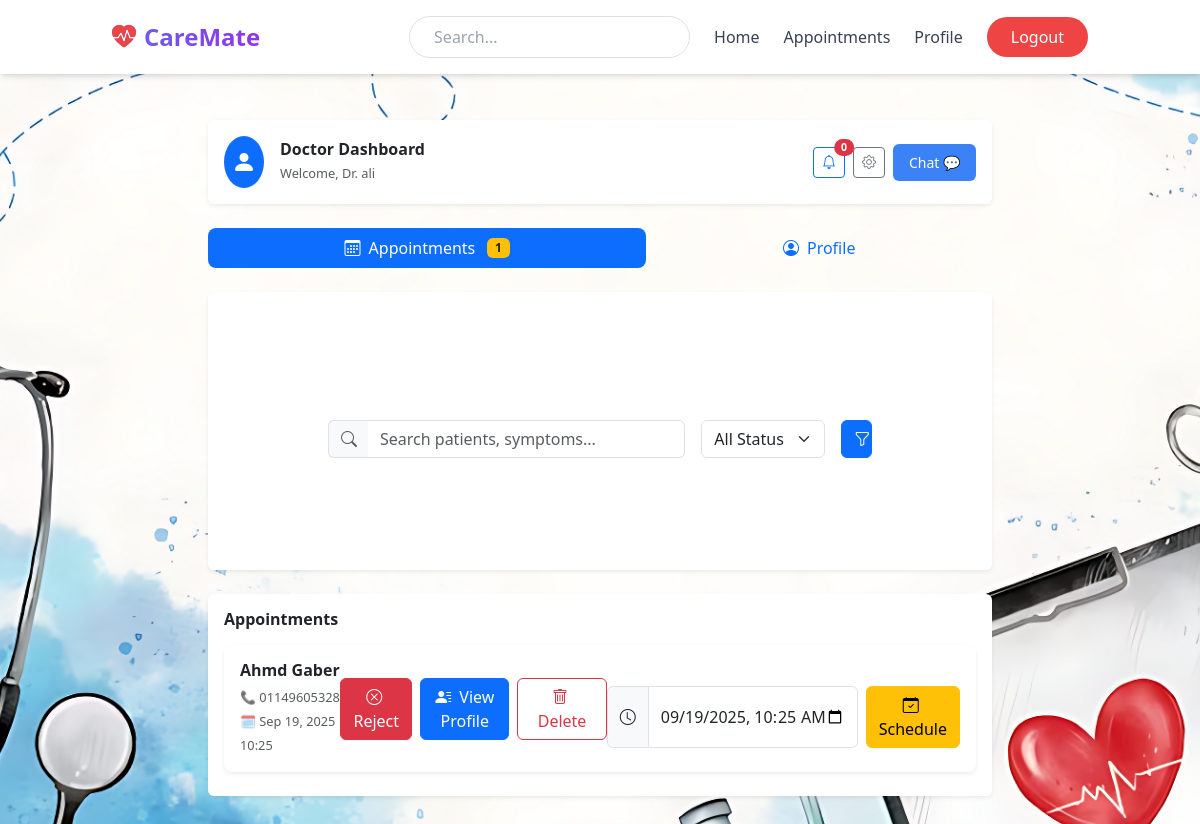
Page /dashboard/ (signed in) on the committed database.
### profile_users/models.py (models this page shows, shortened)
class DoctorProfile(models.Model):
    user = models.OneToOneField(User, on_delete=models.CASCADE, related_name="doctor")
    major = models.CharField(max_length=200,blank=True, null=True)
    major_description = models.CharField(max_length=500,blank=True, null=True)
    consultation_fee = models.DecimalField(max_digits=7, decimal_places=2,blank=True,null=True)
    work_start_time = models.TimeField(null=True, blank=True)
    work_end_time = models.TimeField(null=True, blank=True)
    location_medical_office = models.TextField(max_length=400,null=True,blank=True)
    phone_number = models.CharField(blank=True, null=True)
    bio = models.TextField(blank=True, null=True)
    profile_image = models.ImageField(default="doctors/doctor.jpeg",upload_to="doctors/", blank=True, null=True)

### user_account/models.py (models this page shows, shortened)
class User(AbstractUser):
     ROLE_CHOICES = [
        ('doctor', 'Doctor'),
        ('patient', 'Patient'),
    ]
     role = models.CharField(max_length=10, choices=ROLE_CHOICES)

### home/models.py (models this page shows, shortened)
class Reservation(models.Model):
     patient = models.ForeignKey(PatientProfile,on_delete=models.CASCADE)
     doctor = models.ForeignKey(DoctorProfile,on_delete=models.CASCADE)
     is_approved = models.BooleanField(default=False)
     appointment = models.DateTimeField(null=True,blank=True)
     name = models.CharField(max_length=100,)
     phone_number = models.CharField(max_length=60)

### dashboard/views.py (the view)
# urls.py: path('',DoctorDashBoard.as_view(),name='dashboard'),
@method_decorator(login_required(login_url='user_account:login'),name='dispatch')
class DoctorDashBoard(DetailView):
     model = DoctorProfile
     template_name = 'dashboard/dashbaord_doctor.html'
     context_object_name = 'doctor_Profile'
     def get_object(self,queryset=None):
          return DoctorProfile.objects.get(user=self.request.user)
     def get_context_data(self, **kwargs):
         context = super().get_context_data(**kwargs)
         context['appointments'] = Reservation.objects.filter(doctor=self.request.user.doctor)
         context['count_of_reservation'] = Reservation.objects.filter(doctor=self.request.user.doctor).count()
         context['doctor_Profile'] = self.object
         context['count_of_notifications'] = Message.objects.filter(sender=self.request.user).count()
         context['notifications'] = Message.objects.filter(sender=self.request.user).order_by('-created_at')[:7]
         return context

### template/dashboard/dashbaord_doctor.html (shortened to what this page needs)
{% extends 'base.html' %}
{% block content %}
<div class="row">
    <div class="col-12">
        <div class="card shadow-sm border-0 mb-4">
            <div class="card-body py-3">
                <div class="d-flex align-items-center justify-content-between">
                    <div class="d-flex align-items-center">
                        <div class="bg-primary rounded-circle p-2 me-3">
                            <i class="bi bi-person-fill text-white fs-4"></i>
                        </div>
                        <div>
                            <h4 class="mb-0 fw-bold">Doctor Dashboard</h4>
                            <small class="text-muted">
                                Welcome, Dr. {{ doctor_Profile.user.first_name|default:doctor_Profile.user.username }}
                            </small>
                        </div>
                    </div>
                    <div class="d-flex align-items-center gap-2">
                        <button class="btn btn-outline-primary btn-sm position-relative" data-bs-toggle="dropdown">
                            <i class="bi bi-bell"></i>
                            <span
                                class="position-absolute top-0 start-100 translate-middle badge rounded-pill bg-danger">
                                {{count_of_notifications}}
                            </span>
                        </button>
                        <a href="{% url 'dashboard:update' %}"> <button class="btn btn-outline-secondary btn-sm">
                                <i class="bi bi-gear"></i>
                            </button></a>
                        <a href="{% url 'chat:doctor_conversations' %}" style="text-decoration: none;">
                            <button style="
      background-color: #3b82f6;
      color: white;
      padding: 8px 16px;
      border: none;
      border-radius: 6px;
      font-size: 14px;
      font-weight: 500;
      cursor: pointer;
    ">
                                Chat 💬
                            </button>
                        </a>
                    </div>
                </div>
            </div>
        </div>
        <ul class="nav nav-pills nav-fill mb-4" id="dashboardTabs" role="tablist">
            <li class="nav-item" role="presentation">
                <button class="nav-link active d-flex align-items-center justify-content-center gap-2"
                    id="appointments-tab" data-bs-toggle="pill" data-bs-target="#appointments" type="button" role="tab">
                    <i class="bi bi-calendar3"></i>
                    Appointments
                    <span class="badge bg-warning text-dark ms-1">{{ count_of_reservation }}</span>
                </button>
            </li>
            <li class="nav-item" role="presentation">
                <button class="nav-link d-flex align-items-center justify-content-center gap-2" id="profile-tab"
                    data-bs-toggle="pill" data-bs-target="#profile" type="button" role="tab">
                    <i class="bi bi-person-circle"></i>
                    Profile
                </button>
            </li>
        </ul>
        <div class="tab-content" id="dashboardTabsContent">
            <div class="tab-pane fade show active" id="appointments" role="tabpanel">
                <form method="GET" action="#" class="mb-4">
                    <div class="card shadow-sm border-0">
                        <div class="card-body">
                            <div class="row g-3">
                                <div class="col-md-8">
                                    <div class="input-group">
                                        <span class="input-group-text bg-light border-end-0">
                                            <i class="bi bi-search text-muted"></i>
                                        </span>
                                        <input type="text" class="form-control border-start-0" name="search"
                                            placeholder="Search patients, symptoms..." value="{{ request.GET.search }}">
                                    </div>
                                </div>
                                <div class="col-md-3">
                                    <select class="form-select" name="status">
                                        <option value="all" {% if request.GET.status == 'all' %}selected{% endif %}>All
                                            Status</option>
                                    </select>
                                </div>
                                <div class="col-md-1">
                                    <button type="submit" class="btn btn-primary w-100">
                                        <i class="bi bi-funnel"></i>
                                    </button>
                                </div>
                            </div>
                        </div>
                    </div>
                </form>
                <div class="card shadow-sm border-0 mb-4">
                    <div class="card-body">
                        <h5 class="fw-bold mb-3">Appointments</h5>
                        {% if appointments %}
                        <div class="list-group">
                            {% for appointment in appointments %}
                            <div
                                class="list-group-item d-flex justify-content-between align-items-center border-0 p-3 mb-2 shadow-sm rounded-3">
                                <div>
                                    <h6 class="mb-1 fw-bold">{{ appointment.name }}</h6>
                                    <small class="text-muted">📞 {{ appointment.phone_number }}</small><br>
                                    <small class="text-muted">🗓 {{ appointment.appointment|date:"M d, Y H:i" }}</small>
                                </div>
                                <div class="d-flex gap-2" style="min-width: 200px;">
                                    {% if not appointment.is_approved %}
                                    <form method="post" action="{% url 'dashboard:approve' appointment.id %}"
                                        class="flex-fill">
                                        {% csrf_token %}
                                        <button type="submit" class="btn btn-success w-100">
                                            <i class="bi bi-check-circle me-1"></i> Accept
                                        </button>
                                    </form>
                                    {% else %}
                                    <form method="post" action="{% url 'dashboard:approve' appointment.id %}"
                                        class="flex-fill">
                                        <button type="submit" class="btn btn-danger w-100">
                                            <i class="bi bi-x-circle me-1"></i> Reject
                                        </button>
                                    </form>
                                    {% endif %}
                                    <a href="{% url 'dashboard:appointment-detail' appointment.patient.id %}"
                                        class="btn btn-primary w-100 flex-fill">
                                        <i class="bi bi-person-lines-fill me-1"></i> View Profile
                                    </a>
                                    <a href="{% url 'dashboard:delete' appointment.id %}"
                                        class="btn btn-outline-danger w-100 flex-fill">
                                        <i class="bi bi-trash me-1"></i> Delete
                                    </a>
                                </div>
                                <div class="mt-3">
                                    <form method="post" action="{% url 'dashboard:schedule' appointment.id %}"
                                        class="d-flex gap-2">
                                        <div class="input-group">
                                            <span class="input-group-text">
                                                <i class="bi bi-clock"></i>
                                            </span>
                                            <input type="datetime-local" name="appointment"
                                                value="{{ appointment.appointment|date:'Y-m-d\\TH:i' }}"
                                                class="form-control rounded-start-0">
                                        </div>
                                        <button type="submit" class="btn btn-warning">
                                            <i class="bi bi-calendar-check me-1"></i> Schedule
                                        </button>
                                    </form>
                                </div>
                            </div>
                            {% endfor %}
                        </div>
                        {% endif %}
                    </div>
                </div>
            </div>
        </div>
    </div>
</div>
{% endblock %}

### template/dashboard/dashbaord_doctor.html (style rules this page uses)
.row { margin: 6em; }
.nav-pills .nav-link { border-radius: 0.5rem; font-weight: 500; }
.nav-pills .nav-link.active { background-color: var(--bs-primary); }
.card { transition: transform 0.2s ease-in-out; }

### rows in the picture
DoctorProfile: user.first_name "ali"
Reservation: name "Ahmd Gaber", phone_number "01149605328", appointment "Sep 19, 2025 10:25", is_approved True (drawn), appointment "09/19/2025 10:25"

### other values in the picture
{{ count_of_notifications }} "0"
{{ count_of_reservation }} "1"
